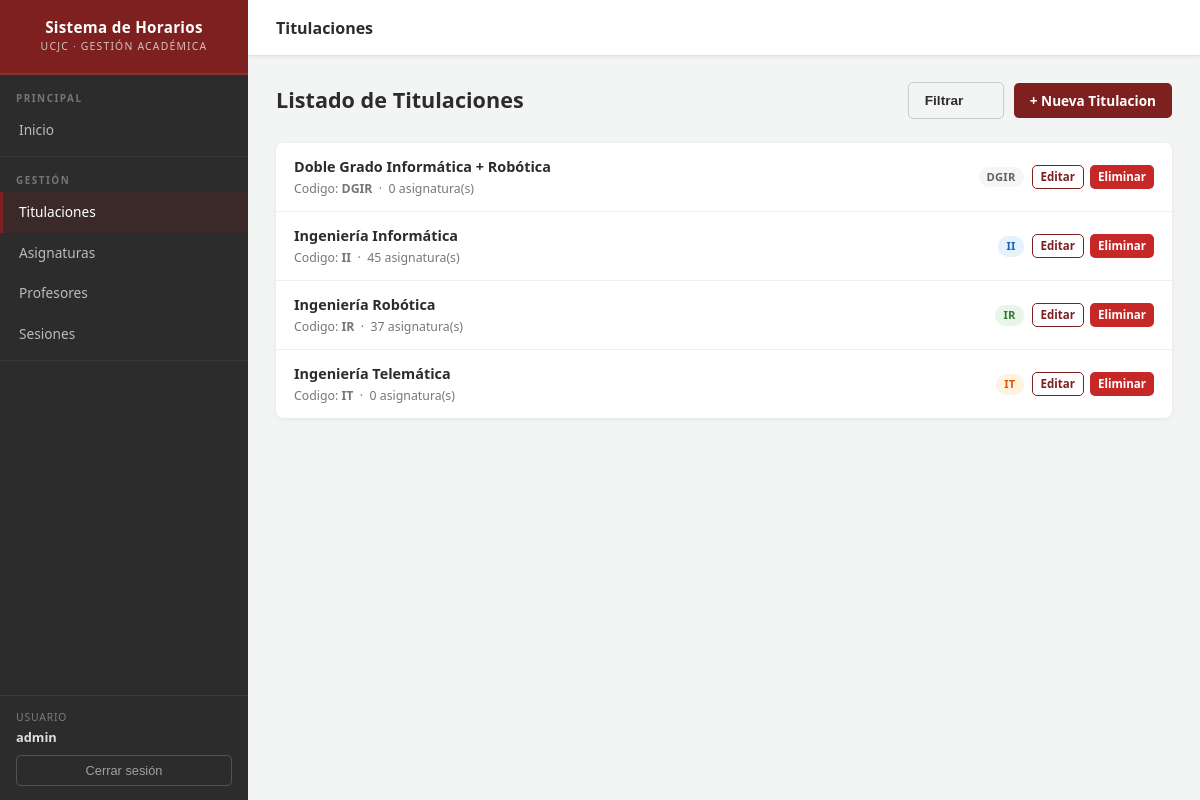
/horarios/titulaciones/ (signed in), run on the app's committed database.
### horarios/models.py (models this page shows, shortened)
class Titulacion(models.Model):
    codigo = models.CharField(max_length=10, verbose_name='Código')
    nombre = models.CharField(max_length=200, verbose_name='Nombre')
    creado_por = models.ForeignKey(
        settings.AUTH_USER_MODEL,
        on_delete=models.CASCADE,
        related_name='titulaciones',
        null=True,
    )
    class Meta:
        ordering = ['nombre']
        verbose_name = 'Titulación'
        verbose_name_plural = 'Titulaciones'
        unique_together = [['codigo', 'creado_por']]

### horarios/views.py (the view)
# urls.py: path('titulaciones/', views.TitulacionListView.as_view(), name='titulaciones'),
class TitulacionListView(ListFilterMixin, LoginRequiredMixin, generic.ListView):
    model = Titulacion
    template_name = 'horarios/titulacion_list.html'
    context_object_name = 'titulacion_list'
    paginate_by = 15
    filter_list_keys = []
    def get_queryset(self):
        qs = Titulacion.objects.filter(creado_por=self.request.user)
        return filter_titulaciones(qs, self.request)

### horarios/filters.py (called while the page is built)
def build_filter_qs(request):
    params = request.GET.copy()
    params.pop('page', None)
    return params.urlencode()

def count_active_filters(request, list_keys=None, text_key='q'):
    count = 0
    if request.GET.get(text_key, '').strip():
        count += 1
    for key in list_keys or []:
        if request.GET.get(key, '').strip():
            count += 1
    return count

def filter_titulaciones(queryset, request):
    q = request.GET.get('q', '').strip()
    if q:
        queryset = queryset.filter(Q(codigo__icontains=q) | Q(nombre__icontains=q))
    return queryset

### horarios/views.py (called while the page is built)
    def get_filter_context(self):
        user = self.request.user
        return {
            'filter_qs': build_filter_qs(self.request),
            'active_filter_count': count_active_filters(
                self.request, self.filter_list_keys
            ),
            'titulaciones_filtro': Titulacion.objects.filter(creado_por=user),
            'cursos_filtro': Asignatura.CURSOS,
            'dias_filtro': Sesion.DIAS_SEMANA,
        }

    def get_context_data(self, **kwargs):
        context = super().get_context_data(**kwargs)
        context.update(self.get_filter_context())
        return context

### horarios/templates/horarios/titulacion_list.html (shortened to what this page needs)
{% extends "base_generic.html" %}
{% block page_title %}Titulaciones{% endblock %}
{% block content %}
<div class="page-header">
  <h2>Listado de Titulaciones</h2>
  <div class="page-header-actions">
    {% include "horarios/includes/filters_titulacion.html" %}
    <a href="{% url 'titulacion-create' %}" class="btn btn-primary">+ Nueva Titulacion</a>
  </div>
</div>
{% if titulacion_list %}
<div class="card">
  <ul class="item-list">
    {% for titulacion in titulacion_list %}
    <li>
      <div class="item-main">
        <div class="item-title">{{ titulacion.nombre }}</div>
        <div class="item-subtitle">
          Codigo: <strong>{{ titulacion.codigo }}</strong>
          &nbsp;·&nbsp;
          {{ titulacion.asignaturas.count }} asignatura(s)
        </div>
      </div>
      <div style="display: flex; align-items: center; gap: 8px;">
        <span class="badge
          {% if titulacion.codigo == 'II' %}badge-blue
          {% elif titulacion.codigo == 'IR' %}badge-green
          {% elif titulacion.codigo == 'IT' %}badge-orange
          {% elif titulacion.codigo == 'DG' %}badge-purple
          {% else %}badge-gray{% endif %}">
          {{ titulacion.codigo }}
        </span>
        {% if user.is_authenticated %}
        <div class="item-actions">
          <a href="{% url 'titulacion-update' titulacion.id %}" class="btn btn-outline btn-xs">Editar</a>
          <a href="{% url 'titulacion-delete' titulacion.id %}" class="btn btn-danger btn-xs">Eliminar</a>
        </div>
        {% endif %}
      </div>
    </li>
    {% endfor %}
  </ul>
</div>
{% endif %}
{% endblock %}

### horarios/templates/base_generic.html (shortened to what this page needs)
{% load static %}
<!DOCTYPE html>
<html lang="es">
<head>
  <link rel="stylesheet" href="{% static 'css/style.css' %}?v=7">
</head>
<body>
<div class="layout">
  <aside class="sidebar">
    <div class="sidebar-brand">
      <div class="brand-title">Sistema de Horarios</div>
      <span class="brand-sub">UCJC · Gestión Académica</span>
    </div>
    <div class="sidebar-section">
      <p class="sidebar-section-label">Principal</p>
      <nav>
        <a href="{% url 'index' %}"
           {% if request.resolver_match.url_name == 'index' %}class="active"{% endif %}>
          Inicio
        </a>
      </nav>
    </div>
    <div class="sidebar-section">
      <p class="sidebar-section-label">Gestión</p>
      <nav>
        <a href="{% url 'titulaciones' %}"
           {% if 'titulacion' in request.resolver_match.url_name %}class="active"{% endif %}>
          Titulaciones
        </a>
        <a href="{% url 'asignaturas' %}"
           {% if 'asignatura' in request.resolver_match.url_name %}class="active"{% endif %}>
          Asignaturas
        </a>
        <a href="{% url 'profesores' %}"
           {% if 'profesor' in request.resolver_match.url_name %}class="active"{% endif %}>
          Profesores
        </a>
        <a href="{% url 'sesiones' %}"
           {% if 'sesion' in request.resolver_match.url_name %}class="active"{% endif %}>
          Sesiones
        </a>
      </nav>
    </div>
    <div class="sidebar-user">
      {% if user.is_authenticated %}
        <span class="user-label">Usuario</span>
        <span class="user-name">{{ user.get_username }}</span>
        <form action="{% url 'logout' %}" method="post">
          <button type="submit" class="btn-logout">Cerrar sesión</button>
        </form>
      {% else %}
        <a href="{% url 'login' %}?next={{ request.path }}" class="sidebar-login-link">
          Iniciar sesión
        </a>
      {% endif %}
    </div>
  </aside>
  <div class="main-wrapper">
    <div class="top-bar">
      <div class="top-bar-title">{% block page_title %}Sistema de Horarios{% endblock %}</div>
    </div>
    <div class="page-body">
      {% block content %}{% endblock %}
    </div>
  </div>
</div>
</body>
</html>

### data on the page
Titulacion: nombre "Doble Grado Informática + Robótica", codigo "DGIR", asignaturas.count "0"
Titulacion: nombre "Ingeniería Informática", codigo "II", asignaturas.count "45"
Titulacion: nombre "Ingeniería Robótica", codigo "IR", asignaturas.count "37"
Titulacion: nombre "Ingeniería Telemática", codigo "IT", asignaturas.count "0"

### other printed values
{{ user.get_username }} "admin"
